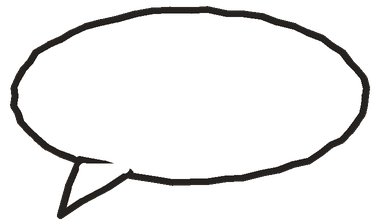
#> input picture productions/dr-rehan-diabetes-heart-warning-01/animation_v2/assets/bubble.png, 380 x 220 px
$ python -i art_consistency_sheet.py   (imports and definitions only)
#> lines starting #> are read from the running program, lines starting #| are printed output that depends on the picture
### productions/unreasonably-exact-studio/07-video-productions/SLOT07_lunar-laser-ranging/animation/uemotion/canvas.py
"""Supersampled vector-style canvas. All coordinates are design units (1080 x 1920); `scale` picks the output size
(1.0 = 1080x1920 final, 0.5 = 540x960 proof) and `ss` the anti-aliasing supersample factor (shapes are rasterised at
scale*ss and box-filtered down). A similarity transform stack (camera / layer / local) maps world -> design units."""
import math
from contextlib import contextmanager
import numpy as np
from PIL import Image, ImageDraw
from . import tokens as T


# [4 lines left out: function _alpha_mask, not called in this run]


class Canvas:
    def __init__(self, scale=0.5, ss=2, bg=None, W=T.DESIGN_W, H=T.DESIGN_H):
#> called with scale = 0.5, ss = 1, bg = (10, 12, 20), W = 1080, H = 1920
        self.scale, self.ss, self.W, self.H = scale, ss, W, H
        self.px = scale * ss                                   # design unit -> working pixel
        self.w, self.h = int(round(W * self.px)), int(round(H * self.px))
        self.out_size = (int(round(W * scale)), int(round(H * scale)))
        self.im = Image.new('RGBA', (self.w, self.h), (bg + (255,)) if bg else (0, 0, 0, 0))
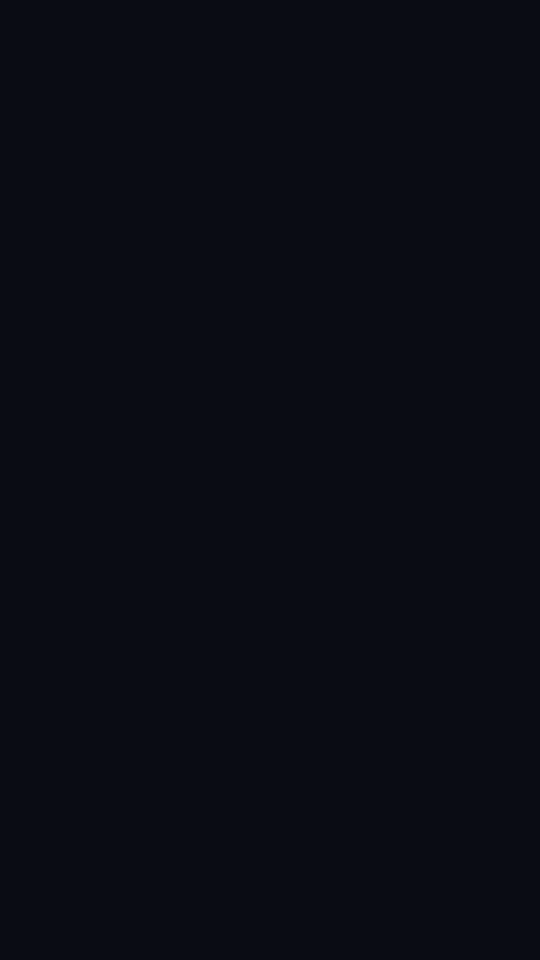
#> self.im: PIL image 540x960 RGBA; mean R, G, B, A 10, 12, 20, 255
        self.M = np.eye(3)
        self._stack = []

    # ------------------------------------------------------------------ transforms
    # [14 lines left out: functions xf, k, not called in this run]

    def P(self, x, y):
        v = self.M @ np.array([x, y, 1.0]); return (v[0] * self.px, v[1] * self.px)
    def D(self, x, y):
        """design-unit position after the transform stack (for hit tests / placing overlays)."""
        v = self.M @ np.array([x, y, 1.0]); return (float(v[0]), float(v[1]))
    def L(self, d): return d * self.k * self.px                # length in working px

    # ------------------------------------------------------------------ low level stamp
    # [9 lines left out: function _stamp, not called in this run]

    def clear(self, color):
        self.im.paste(tuple(color) + (255,), (0, 0, self.w, self.h))

    # [42 lines left out: functions vgradient, circle, polygon, _pl, not called in this run]

    def line(self, p0, p1, color=T.WHITE, width=3, alpha=1.0, dash=None, phase=0.0):
        self.polyline([p0, p1], color, width, alpha, dash, phase)

    # [73 lines left out: functions polyline, _dashes, arc, rect, ellipse, dots and 1 more, not called in this run]

    def text_width(self, s, size, bold=False, mono=False, math=False):
        return T.font(size * self.px, mono, bold, math).getlength(s) / self.px          # design units, un-transformed

    # ------------------------------------------------------------------ soft things
    # [40 lines left out: functions glow, blit_array, blit_image, group, not called in this run]

    # ------------------------------------------------------------------ output
    def to_image(self):
        im = self.im.convert('RGB') if self.im.getextrema()[3][0] == 255 else self.im
#> `cv = Canvas(0.5, 1, bg=(10, 12, 20)); S.draw_sphere(cv, (540, 960), 42..`:
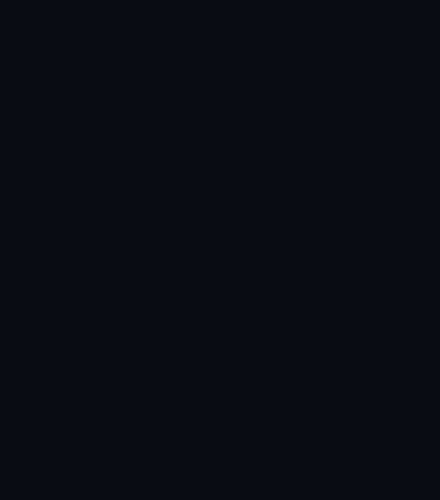
#> moon: PIL image 440x500 RGB; mean R, G, B 10, 12, 20
        return im.resize(self.out_size, Image.BOX) if self.ss > 1 else im

### productions/unreasonably-exact-studio/07-video-productions/SLOT07_lunar-laser-ranging/tools/art_consistency_sheet.py
"""Visual consistency sheet: every production look side by side (Codex art + real-data spheres + Claude graphics).
usage: ~/.venvs/uepipe/bin/python tools/art_consistency_sheet.py <dir with cs_earth.png cs_graphic.png cs_graphic2.png stills>"""
import sys, os
from PIL import Image, ImageDraw, ImageFont
# [1 line not run here, left out]
from uemotion.canvas import Canvas
from uemotion import space as S
SP = sys.argv[1].rstrip('/') + '/'
# [2 lines not run here, left out]
def cut(path, box=None, bg=(26, 28, 36)):
    im = Image.open(path).convert('RGBA')
    if box: im = im.crop(box)
    b = Image.new('RGBA', im.size, bg + (255,)); b.alpha_composite(im); return b.convert('RGB')
refl = 'codex_handoff/runs/B5PR2/interaction_reflector_cubes.png' if os.path.exists('codex_handoff/runs/B5PR2/interaction_reflector_cubes.png') else 'codex_handoff/guides_construction/RETRO_004_MASTER_34_candidate.png'
# [10 lines not run here, left out]
W, H = 360, 420; sheet = Image.new('RGB', (W * 5, (H + 40) * 2 + 120), (14, 16, 24)); d = ImageDraw.Draw(sheet)
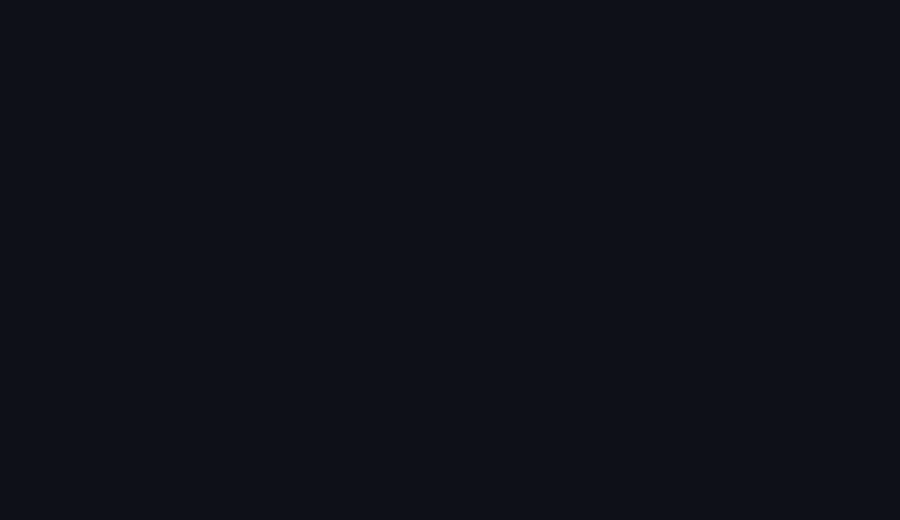
#> sheet: PIL image 1800x1040 RGB (shown at 1/2 size); mean R, G, B 14, 16, 24
f = ImageFont.truetype('/System/Library/Fonts/Supplemental/Arial Bold.ttf', 18); F = ImageFont.truetype('/System/Library/Fonts/Supplemental/Arial Bold.ttf', 30)
# [6 lines not run here, left out]

>>> result = cut('../../../../dr-rehan-diabetes-heart-warning-01/animation_v2/assets/bubble.png')
#> in cut, im is the input picture: PIL image 380x220 RGBA; mean R, G, B, A 142.1, 141.8, 141.5, 158.4
#> in cut, `b = Image.new('RGBA', im.size, bg + (255,))`:
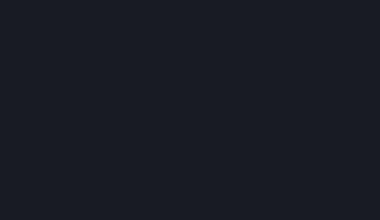
#> b: PIL image 380x220 RGBA; mean R, G, B, A 26, 28, 36, 255
#> in cut, `b.alpha_composite(im)`:
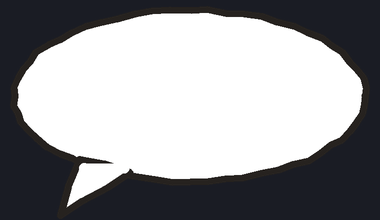
#> b: PIL image 380x220 RGBA; mean R, G, B, A 151.4, 151.9, 154.6, 255

$ run again, on productions/dr-rehan-diabetes-heart-warning-01/animation_v2/assets/doctor_point.png
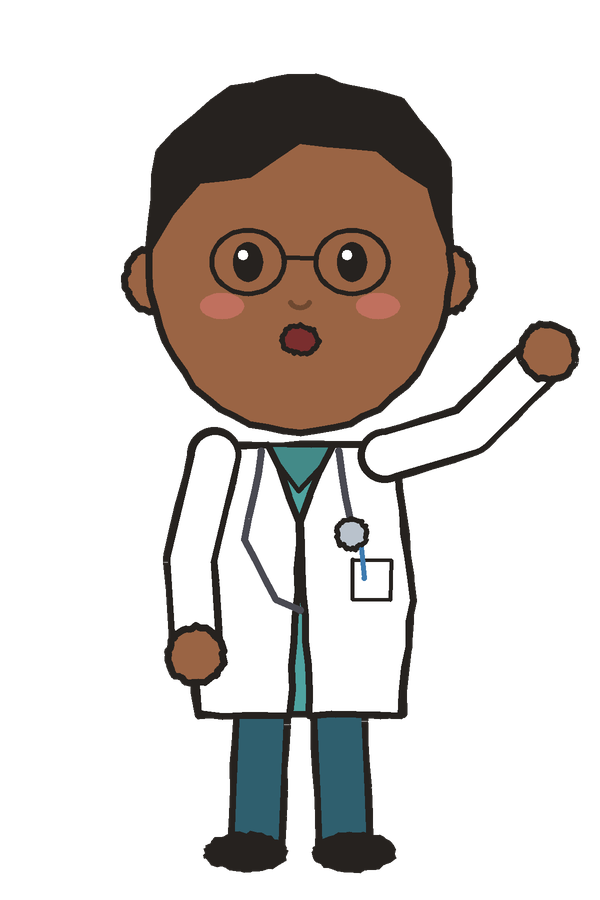
#> input picture productions/dr-rehan-diabetes-heart-warning-01/animation_v2/assets/doctor_point.png, 600 x 900 px
#> in cut, im is the input picture: PIL image 600x900 RGBA; mean R, G, B, A 49, 43.2, 39.4, 90.1
#> in cut, `b.alpha_composite(im)`:
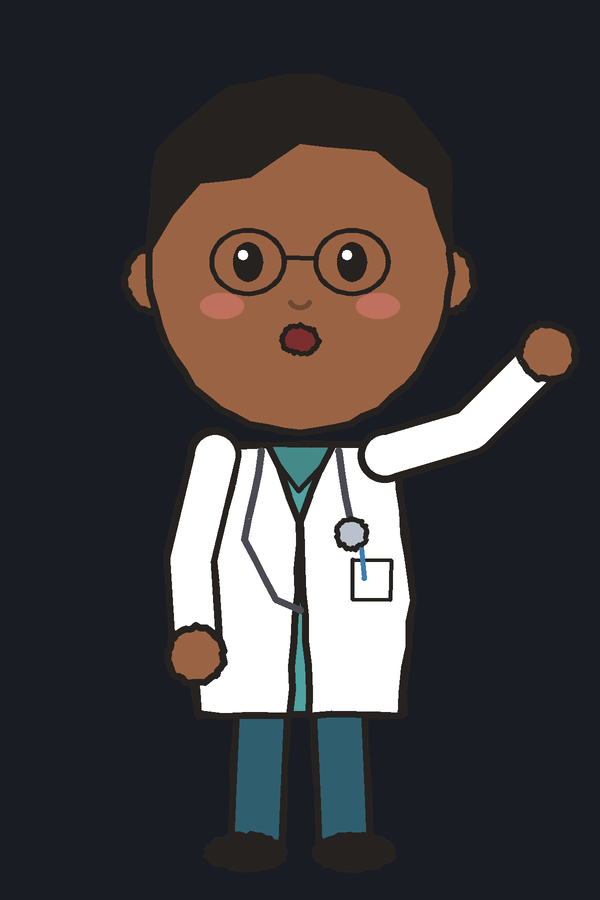
#> b: PIL image 600x900 RGBA; mean R, G, B, A 65.5, 61, 62.4, 255
